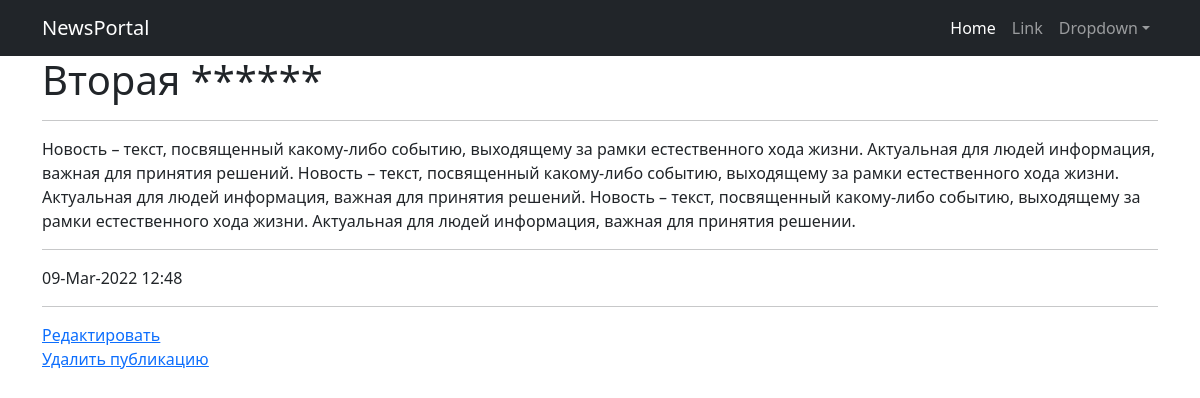
Page /news/4 on the committed database.
### newspage/models.py (models this page shows, shortened)
class Post(models.Model):
    news = 'N'
    article = 'A'
    type = [
        (news, 'Новость'),
        (article, 'Статья')
    ]
    type_post = models.CharField(max_length=1, choices=type, default=article)
    author = models.ForeignKey(Author, on_delete=models.CASCADE)
    time_write = models.DateTimeField(auto_now_add=True)
    title = models.CharField(max_length=255, blank=False)
    text = models.TextField()
    rating = models.IntegerField(default=0)

### newspage/views.py (the view)
# urls.py: path('news/<int:pk>', PostText.as_view(), name='post'),
class PostText(DetailView):
    model = Post
    template_name = 'post.html'
    context_object_name = 'post'
    def get_context_data(self, **kwargs):
        context = super().get_context_data(**kwargs)
        context['time_now'] = datetime.time()
        context['value1'] = None
        return context

### newspage/templatetags/custom_filters.py (called while the page is built)
@register.filter(name='censor')
def censor(value, arg):
    censor_words = ['булок', 'плюшек', 'пирожков', 'статья']  # ненормативная лексика
    ln = len(censor_words)
    filtred_text = ''
    string = ''
    pattern = '*'  # замена
    for i in value:
        string += i
        string2 = string.lower()
        flag = 0
        for j in censor_words:
            if not string2 in j:
                flag += 1
            if string2 == j:
                filtred_text += pattern * len(string)
                flag -= 1
                string = ''
        if flag == ln:
            filtred_text += string
            string = ''
    if string2 != '' and string2 not in censor_words:
        filtred_text += string
    elif string2 != '':
        filtred_text += pattern * len(string)
    return filtred_text

### templates/post.html (shortened to what this page needs)
{% extends 'flatpages/default.html' %}
{% load custom_filters %}
{% block content %}
<h1> {{ post.title | censor:'булок' }} </h1>
    <hr>
{{ post.text | censor:'булок' }}
    <hr>
{{ post.time_write | date:'d-M-Y h:i' }}
<hr>
    <a href="{% url 'post_edit' post.id %}"><u>Редактировать</u></a><br>
    <a href="{% url 'post_delete' post.id %}"><u>Удалить публикацию</u></a>
{% endblock content %}

### rows in the picture
Post: title|censor "Вторая ******", text|censor "Новость – текст, посвященный какому-либо событию, выходящему за рамки естественного хода жизни. Актуальная для людей информация, важная для принятия решений. Новость – текст, посвященный какому-либо событию, выходящему за рамки естественного хода жизни. Актуальная для людей информация, важная для принятия решений. Новость – текст, посвященный какому-либо событию, выходящему за рамки естественного хода жизни. Актуальная для людей информация, важная для принятия pешении.", time_write "09-Mar-2022 12:48"
